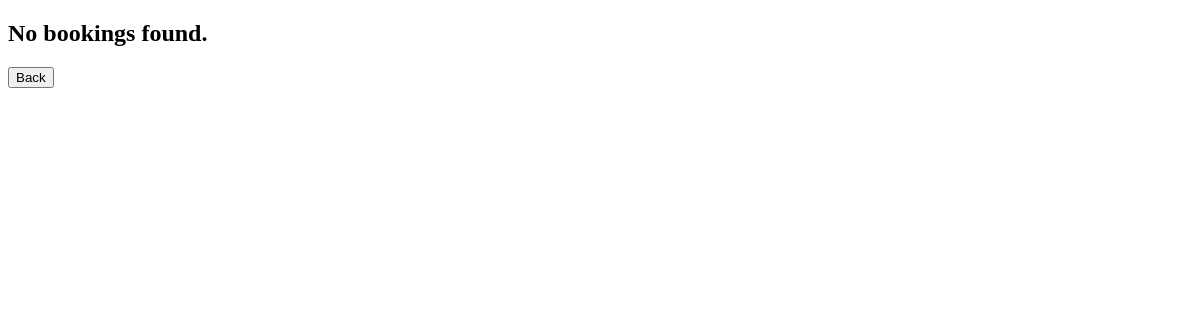
The page /FastTrack/view-booking-history.php (signed in) on the database as committed earlier.
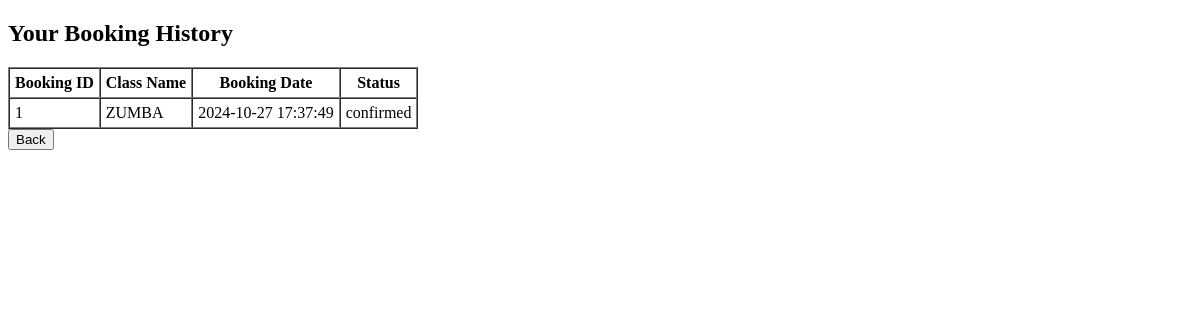
The same page on the database as committed later.
### tables this page shows
CREATE TABLE `bookings_table` (
  `created_at` timestamp NOT NULL DEFAULT CURRENT_TIMESTAMP,
  `booking_id` int NOT NULL,
  `user_id` int DEFAULT NULL,
  `id` int DEFAULT NULL,
  `status` varchar(255) NOT NULL DEFAULT 'pending'
);

CREATE TABLE `class_schedule` (
  `id` int NOT NULL,
  `day_of_week` varchar(10) DEFAULT NULL,
  `time_slot` time DEFAULT NULL,
  `class_name` varchar(100) DEFAULT NULL,
  `start_time` time DEFAULT NULL,
  `end_time` time DEFAULT NULL,
  `capacity` int NOT NULL
);

### FastTrack/view-booking-history.php (the view, shortened to what this page needs)
<!DOCTYPE html>
<html lang="en">
<head>
</head>
<body>
<?php
$servername = "localhost";
$username = "root";
$password = "root";
$dbname = "fasttrack_gym";
$conn = new mysqli($servername, $username, $password, $dbname);
$user_id = $_SESSION['user_id'];
$sql = "SELECT b.booking_id, b.created_at, c.class_name, b.status
        FROM bookings_table b
        JOIN class_schedule c ON b.id = c.id
        WHERE b.user_id = ?
        ORDER BY b.created_at DESC";
$stmt = $conn->prepare($sql);
$stmt->bind_param("i", $user_id);
if (!$stmt->execute()) {
    die("SQL execute failed: " . htmlspecialchars($stmt->error));
}
$result = $stmt->get_result();
if ($result->num_rows > 0) {
    echo "<h2>Your Booking History</h2>";
    echo "<table border='1' cellpadding='5' cellspacing='0'>";
    echo "<tr>
            <th>Booking ID</th>
            <th>Class Name</th>
            <th>Booking Date</th>
            <th>Status</th>
          </tr>";
    while ($row = $result->fetch_assoc()) {
        echo "<tr>";
        echo "<td>" . htmlspecialchars($row['booking_id']) . "</td>";
        echo "<td>" . htmlspecialchars($row['class_name']) . "</td>";
        echo "<td>" . htmlspecialchars($row['created_at']) . "</td>";
        echo "<td>" . htmlspecialchars($row['status']) . "</td>";
        echo "</tr>";
    }
    echo "</table>";
} else {
    echo "<h2>No bookings found.</h2>";
}
?>
<button onclick="window.location.href='customer.php'">Back</button>
</body>
</html>

Rows that differ between the two databases and show on the page:
added bookings_table: booking_id "1", id.class_name "ZUMBA", created_at "2024-10-27 17:37:49", status "confirmed"
Other text that changed with them:
text no longer shown: "No bookings found."
text now shown: "Your Booking History Booking ID Class Name Booking Date Status"
